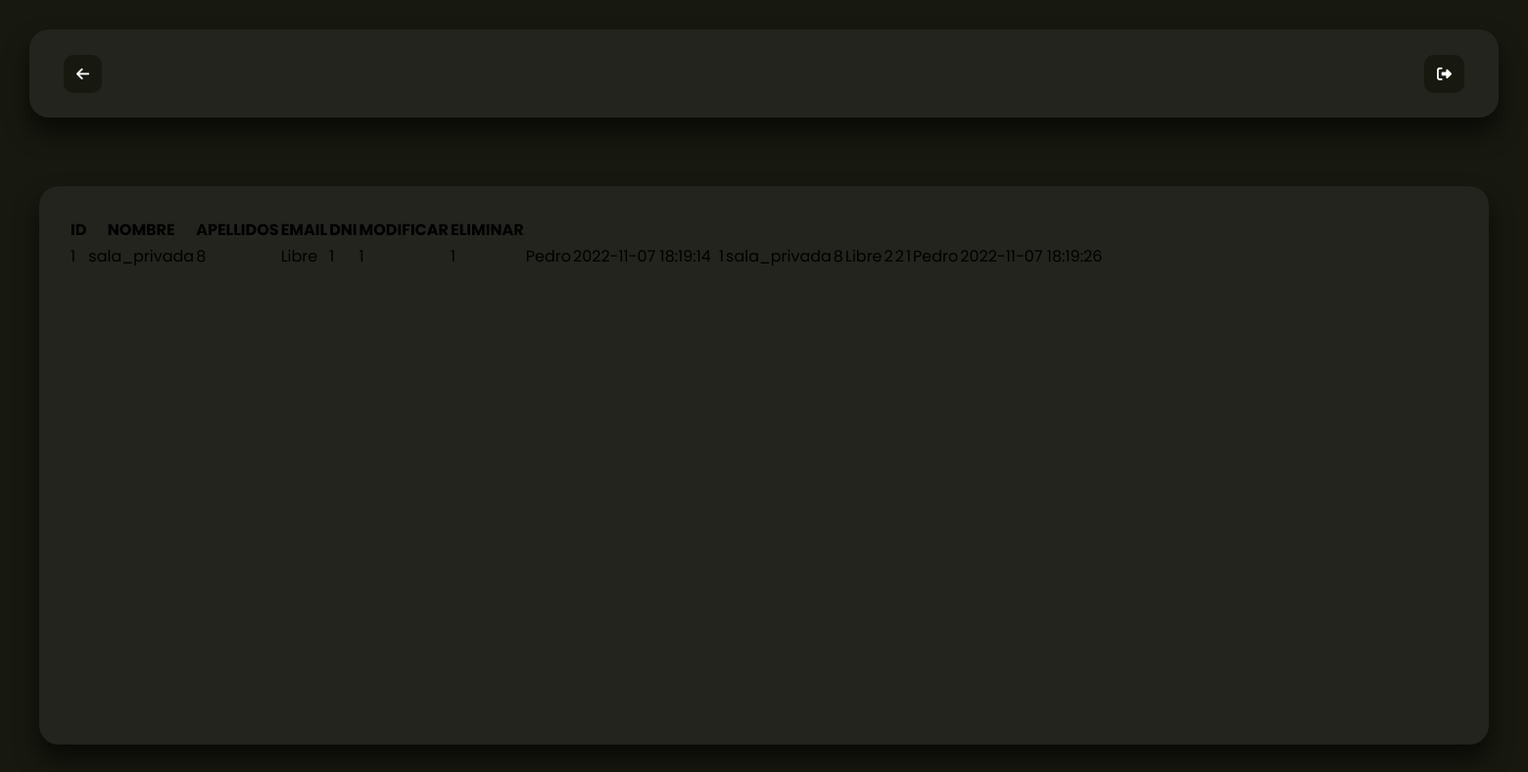
Page /view/estadisticas.php (signed in) on the earlier database version.
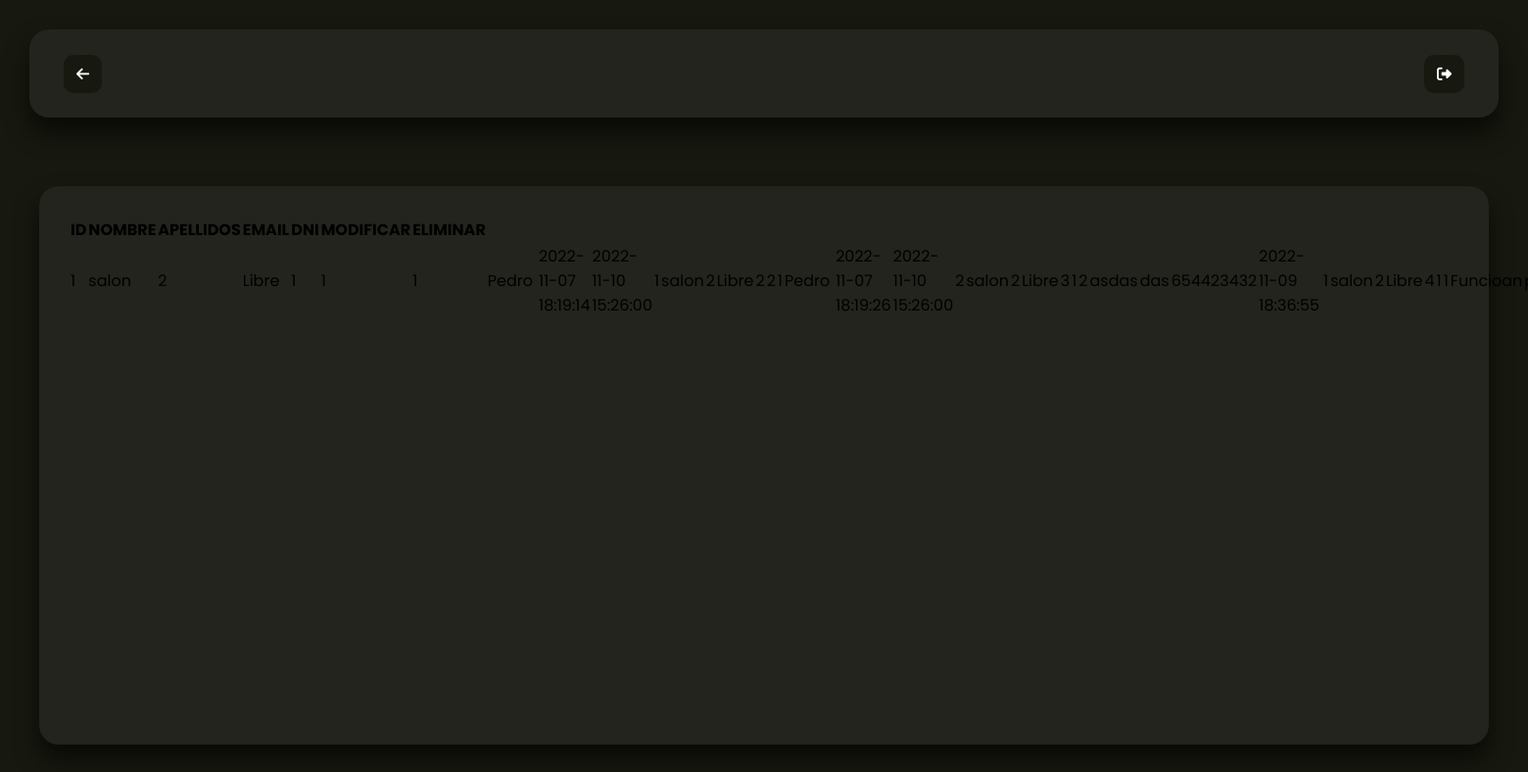
Same page on the later database version.
### tables this page shows
CREATE TABLE IF NOT EXISTS `tbl_reserva` (
  `id_reserva` int(11) NOT NULL AUTO_INCREMENT,
  `id_user` int(11) NOT NULL,
  `id_mesa` int(11) NOT NULL,
  `nom_persona` varchar(20) NOT NULL,
  `apellido_persona` varchar(20) NOT NULL,
  `telefono_persona` char(9) NOT NULL,
  `hora_inici` datetime NOT NULL DEFAULT current_timestamp(),
  `hora_fi` datetime DEFAULT NULL,
  PRIMARY KEY (`id_reserva`),
  KEY `id_user` (`id_user`),
  KEY `id_mesa` (`id_mesa`)
);

CREATE TABLE IF NOT EXISTS `tbl_mesa` (
  `id_mesa` int(11) NOT NULL AUTO_INCREMENT,
  `ubicacion` varchar(20) NOT NULL,
  `capacidad` int(2) NOT NULL,
  `disponibilidad` varchar(10) NOT NULL,
  PRIMARY KEY (`id_mesa`)
);

### functions/funciones.php (called while the page is built, shortened)
<?php
function getReservas() {
    require_once '../config/conexion.php';
    $sql = "SELECT * FROM `tbl_mesa` INNER JOIN `tbl_reserva` ON tbl_mesa.id_mesa = tbl_reserva.id_mesa;";
    $listado_estadisticas = mysqli_fetch_all(mysqli_query($conexion, $sql));
    return $listado_estadisticas;
}

### view/estadisticas.php (the view, shortened to what this page needs)
<!DOCTYPE html>
<html lang="en">
<head>
    <link rel="stylesheet" href="../css/estadisticasStyles.css">
</head>
<body>
    <?php
    require_once '../functions/funciones.php';
    ?>
    <div class="region-navbar">
        <nav class="widget-navbar">
            <ul>
                <li><a id="volver" href="./inicio.php"><i class="fa-solid fa-arrow-left"></i></a></li>
                <li class="justify-end"><a href="../functions/cerrarSesion.php"><i class="fa-solid fa-right-from-bracket"></i></a></li>
            </ul>
        </nav>
    </div>
    <div class="region-rest">
        <div class="widget-rest" id="salon">
            <div class="crud">
            <?php
                require_once '../functions/funciones.php';
                $listado_estadisticas = getReservas();
                echo '<table class="tablacrud table table-striped ">';
                    echo '<tr class="bloqueado">';
                        echo '<th id="primero">ID</th>';
                        echo '<th id="titulo">NOMBRE</th>';
                        echo '<th id="titulo">APELLIDOS</th>';
                        echo '<th id="titulo">EMAIL</th>';
                        echo '<th id="titulo">DNI</th>';
                        echo '<th id="titulo">MODIFICAR</th>';
                        echo '<th id="ultimo">ELIMINAR</th>';
                    echo '</tr>';
                    foreach ($listado_estadisticas as $registro) {
                        for ($i=0; $i < count($registro); $i++) {
                            echo "<td>".$registro[$i]."</td>";
                        }
                    }
                echo '</table>';
                ?>
            </div>
        </div>
    </div>
</body>
</html>

### css/estadisticasStyles.css (style rules this page uses)
body { background-color: #17180f; font-family: 'Poppins', sans-serif; }
* { padding: 0; margin: 0; text-decoration: none; list-style: none; box-sizing: border-box; }
.region-navbar { position: relative; width: 100%; padding: 30px; height: 150px; }
.region-navbar .widget-navbar { position: relative; width: 100%; height: 100%; background: rgba(71, 71, 71, 0.259); box-shadow: 0 15px 25px rgba(0, 0, 0, .6); border-radius: 20px; display: flex; align-items: center; padding: 25px; }
.region-navbar .widget-navbar ul { position: relative; display: flex; width: 100%; }
.region-navbar .widget-navbar ul li { position: relative; justify-content: flex-start; margin: 0px 10px; }
.region-navbar .widget-navbar ul li.justify-end { margin-left: auto; }
.region-navbar .widget-navbar ul li { background-color: #17180f; border-radius: 10px; padding: 7px 13px; }
.region-navbar .widget-navbar ul li a { color: white; font-size: 15px; text-decoration: none; font-weight: 600; position: relative; }
.region-rest { position: relative; width: 100%; padding: 40px; height: calc(100vh - 150px); }
.region-rest .widget-rest { position: relative; width: 100%; height: 100%; background: rgba(71, 71, 71, 0.259); box-shadow: 0 15px 25px rgba(0, 0, 0, .6); border-radius: 20px; display: flex; }
.region-rest .widget-rest table { position: relative; width: 100%; padding: 30px; }

Differences in the rows shown:
added tbl_reserva: id_mesa.id_mesa "2", id_mesa.ubicacion "salon", id_mesa.capacidad "2", id_mesa.disponibilidad "Libre", id_reserva "3", id_user "1", id_mesa "2", nom_persona "asdas", apellido_persona "das", telefono_persona "654423432", hora_inici "2022-11-09 18:36:55"
added tbl_reserva: id_mesa.id_mesa "1", id_mesa.ubicacion "salon", id_mesa.capacidad "2", id_mesa.disponibilidad "Libre", id_reserva "4", id_user "1", id_mesa "1", nom_persona "Funcioan"
Other differences:
new list line: "salon"
new list line: "2"
new list line: "2022-11-10 15:26:00"
list line gone: "sala_privada"
list line gone: "8"
